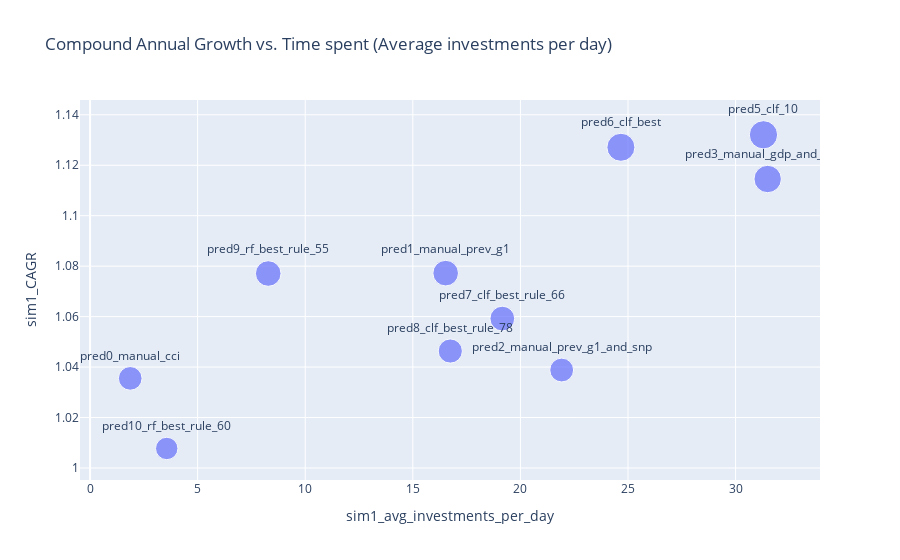

The code cell stored with this chart in its notebook:
### Code cell
# Create the scatter plot
fig = px.scatter(
    df_sim1_results.dropna(),
    x='sim1_avg_investments_per_day',
    y='sim1_CAGR',
    size='sim1_growth_capital_4y',  # Use the 'size' parameter for sim1_CAGR
    text='prediction',
    title='Compound Annual Growth vs. Time spent (Average investments per day)',
    labels={'sim1_capital': 'Initial Capital Requirement', 'growth_capital_4y': '4-Year Capital Growth'}
)

# Update the layout to improve readability of the annotations
fig.update_traces(textposition='top center')

# Show the plot
fig.show()

### Figure 1 — Plotly figure (JSON) as saved in the notebook; plotly's stock layout.template omitted (floating-point values rounded to 4 significant figures)
{"data": [{"hovertemplate": "sim1_avg_investments_per_day=%{x}<br>sim1_CAGR=%{y}<br>sim1_growth_capital_4y=%{marker.size}<br>prediction=%{text}<extra></extra>", "legendgroup": "", "marker": {"color": "#636efa", "size": [1.15, 1.347, 1.165, 1.543, 1.642, 1.614, 1.259, 1.199, 1.346, 1.031], "sizemode": "area", "sizeref": 0.004106, "symbol": "circle"}, "mode": "markers+text", "name": "", "orientation": "v", "showlegend": false, "text": ["pred0_manual_cci", "pred1_manual_prev_g1", "pred2_manual_prev_g1_and_snp", "pred3_manual_gdp_and_fastd", "pred5_clf_10", "pred6_clf_best", "pred7_clf_best_rule_66", "pred8_clf_best_rule_78", "pred9_rf_best_rule_55", "pred10_rf_best_rule_60"], "textposition": "top center", "type": "scatter", "x": [1.867, 16.53, 21.92, 31.49, 31.3, 24.67, 19.16, 16.74, 8.28, 3.564], "xaxis": "x", "y": [1.036, 1.077, 1.039, 1.115, 1.132, 1.127, 1.059, 1.046, 1.077, 1.008], "yaxis": "y"}], "layout": {"legend": {"itemsizing": "constant", "tracegroupgap": 0}, "title": {"text": "Compound Annual Growth vs. Time spent (Average investments per day)"}, "xaxis": {"anchor": "y", "domain": [0, 1], "title": {"text": "sim1_avg_investments_per_day"}}, "yaxis": {"anchor": "x", "domain": [0, 1], "title": {"text": "sim1_CAGR"}}}}
